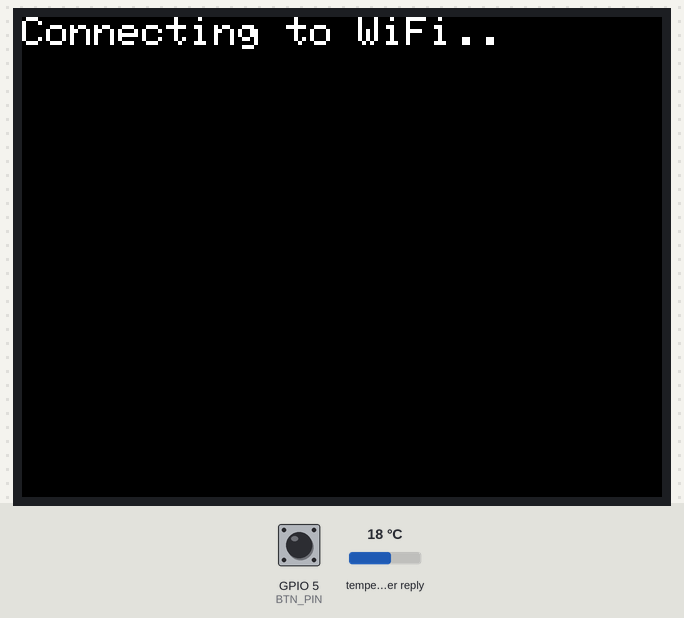
Bench run of a sketch on a simulated ESP32. Parts: 320×240 colour display. The inputs (shaded band) are chosen by the test bench; at power-on: GPIO 5 (BTN_PIN) HIGH, temperature in the weather reply 18 °C. WiFi joins after 1.5 s; servers stay silent unless stated; web services answer with replies made up by the test bench.

Above: at 0.4 s.
At 3.0 s:
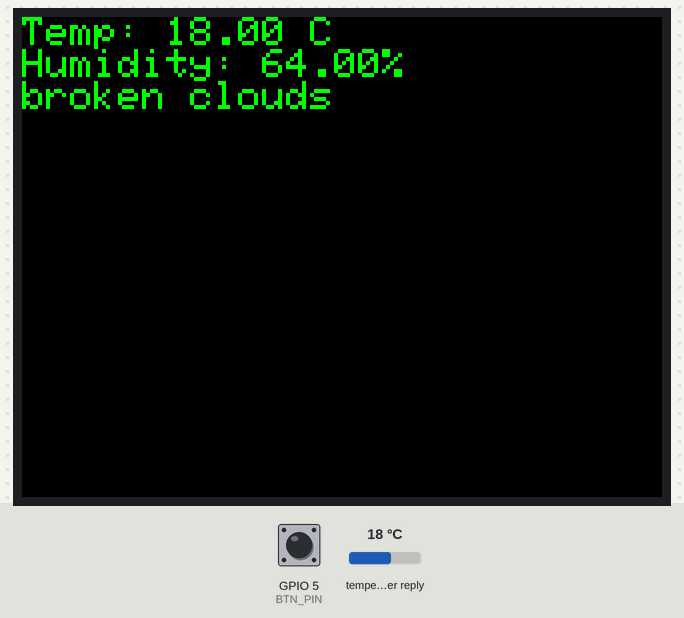
3.1 s: GPIO 5 (BTN_PIN) pulled LOW for 0.15 s
At 3.47 s:
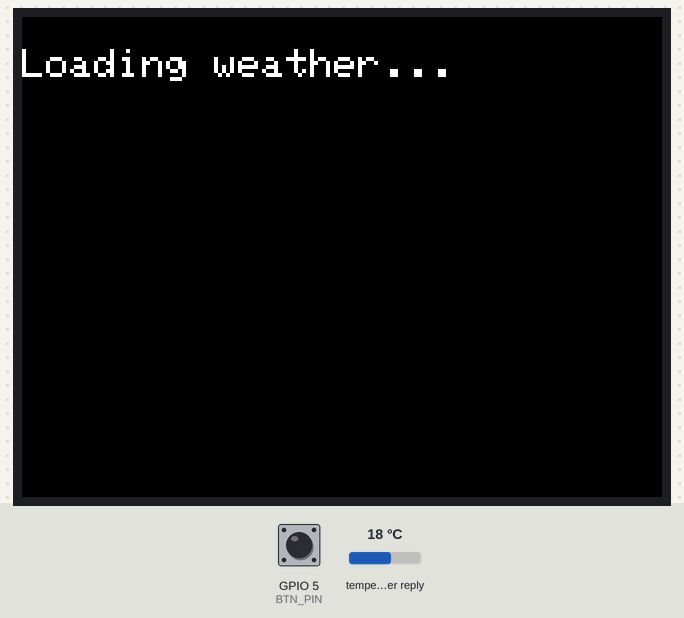
5.1 s: GPIO 5 (BTN_PIN) pulled LOW for 3.2 s
Timing chart, 0 to 8.1 s (numbered marks = the images above; inputs shaded):
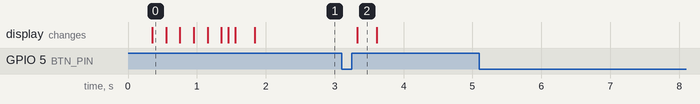

The sketch:

esp32-weather-api.ino
```cpp
// Simulation --> https://wokwi.com/projects/342032431249883731

#include <WiFi.h>
#include <HTTPClient.h>
#include <ArduinoJson.h>
#include <Adafruit_GFX.h>
#include <Adafruit_ILI9341.h>

const char* ssid = "Wokwi-GUEST";
const char* password = "";

const char* apiKey = "2562fa1c196e6b0fd7c164cef8e38ad4";
const char* city = "Bangkok"; // Change to your city
const char* countryCode = "TH"; // Change to your country code
const char* weatherURL = "http://api.openweathermap.org/data/2.5/weather?q=%s,%s&appid=%s&units=metric";

#define BTN_PIN 5
#define TFT_DC 2
#define TFT_CS 15
Adafruit_ILI9341 tft = Adafruit_ILI9341(TFT_CS, TFT_DC);

void fetchWeatherData(char* weatherInfo, size_t size) {
  HTTPClient http;
  char url[256];
  snprintf(url, sizeof(url), weatherURL, city, countryCode, apiKey);

  http.begin(url);
  int httpCode = http.GET();

  if (httpCode > 0) {
    if (httpCode == HTTP_CODE_OK) {
      String payload = http.getString();
      DynamicJsonDocument doc(2048);
      DeserializationError error = deserializeJson(doc, payload);

      if (!error) {
        float temperature = doc["main"]["temp"];
        float humidity = doc["main"]["humidity"];
        const char* description = doc["weather"][0]["description"];

        snprintf(weatherInfo, size, "Temp: %.2f C\nHumidity: %.2f%%\n%s", temperature, humidity, description);
      } else {
        snprintf(weatherInfo, size, "Error parsing JSON");
      }
    } else {
      snprintf(weatherInfo, size, "HTTP GET error: %d", httpCode);
    }
  } else {
    snprintf(weatherInfo, size, "HTTP request failed");
  }

  http.end();
}

void displayWeather() {
  tft.setTextColor(ILI9341_WHITE);
  tft.println("\nLoading weather...");

  char weatherInfo[128];
  fetchWeatherData(weatherInfo, sizeof(weatherInfo));
  tft.fillScreen(ILI9341_BLACK);
  tft.setCursor(0, 0);
  tft.setTextColor(ILI9341_GREEN);
  tft.println(weatherInfo);
}

void setup() {
  pinMode(BTN_PIN, INPUT_PULLUP);

  WiFi.begin(ssid, password, 6);

  tft.begin();
  tft.setRotation(1);

  tft.setTextColor(ILI9341_WHITE);
  tft.setTextSize(2);
  tft.print("Connecting to WiFi");

  while (WiFi.status() != WL_CONNECTED) {
    delay(100);
    tft.print(".");
  }

  tft.print("\nOK! IP=");
  tft.println(WiFi.localIP());

  displayWeather();
}

void loop() {
  if (digitalRead(BTN_PIN) == LOW) {
    delay(50); // debounce delay
    while (digitalRead(BTN_PIN) == LOW); // wait for button release

    tft.fillScreen(ILI9341_BLACK);
    tft.setCursor(0, 0);
    displayWeather();
  }

  delay(100);
}
```

Measured:
- after the input at 3.1 s, the display: changes after 0.23 s (image 2)
